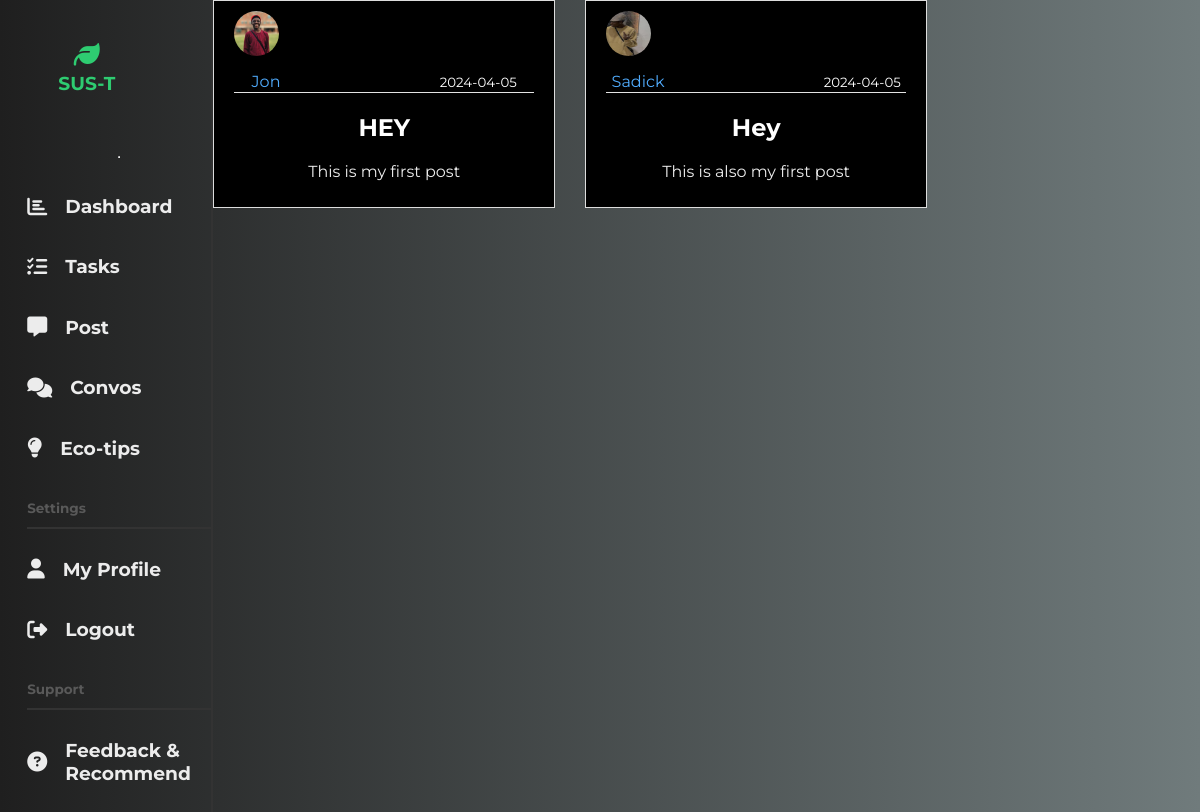
Screenshot of /convo with the database file from the repository.
### flaskapp/models.py (models this page shows, shortened)
class Post(db.Model):
    id = db.Column(db.Integer, primary_key=True)
    title = db.Column(db.String(100), nullable=False)
    date_posted = db.Column(db.DateTime, nullable=False, default=datetime.utcnow)
    content = db.Column(db.Text, nullable=False)
    user_id = db.Column(db.Integer, db.ForeignKey('user.id'), nullable=False)

class User(db.Model, UserMixin):
    id = db.Column(db.Integer, primary_key=True)
    username = db.Column(db.String(20), unique=True, nullable=False)
    email = db.Column(db.String(120), unique=True, nullable=False)
    image_file = db.Column(db.String(20), nullable=False,
                           default='default.jpg')
    password = db.Column(db.String(60), nullable=False)
    tasks = db.relationship('Task', backref='creator', lazy=True)
    posts = db.relationship('Post', backref='author', lazy=True)

### flaskapp/routes.py (the view)
@app.route("/convo")
def convo():
    posts = Post.query.all()
    return render_template('convo.html', posts=posts)

### flaskapp/Templates/convo.html (shortened to what this page needs)
{% extends "layout.html" %}
{% block mainheader %}
{% for post in posts %}
  <section class="content-section">
    <div class="rounded-image">
      <img class="article-img" src="{{ url_for('static', filename='images/' + post.author.image_file) }}">
    </div>
    <div class="media-body">
      <div class="article-metadata">
        <a class="mr-2" href="#">{{ post.author.username }}</a>
        <small class="text-muted">{{ post.date_posted.strftime('%Y-%m-%d') }}</small>
      </div>
      <h2><a class="article-title" href="{{ url_for('post', post_id=post.id) }}">{{ post.title }}</a></h2>
      <p class="article-content">{{ post.content }}</p>
    </div>
  </section>
    {% endfor %}
{% endblock mainheader %}

### flaskapp/static/styles/profile.css (style rules this page uses)
* { font-family: "Montserrat", sans-serif; }
body { margin: 0; padding: 0; color: #ececec; background: #1f1f1f; }
main a { text-decoration: none; width: 70%; margin: 0; padding: 0; color: #333; }

### flaskapp/static/styles/dashboard.css (style rules this page uses)
* { font-family: "Montserrat", sans-serif; }
body { margin: 0; padding: 0; color: #ececec; background: #1f1f1f; }

### flaskapp/static/styles/convo.css (style rules this page uses)
body { background: #2ECC71; color: black; margin-top: 5rem; }
.content-section { background: black; padding: 10px 20px; border: 1px solid #dddddd; width: 25%; height: 100%; display: flex; text-align: center; flex-direction: column; justify-content: space-evenly; margin-right: 30px; }
.article-title { color: white; }
.article-content { white-space: pre-line; }
.article-img { height: 45px; width: 45px; border-radius: 50%; margin-right: 16px; }
.article-metadata { padding-bottom: 1px; margin-bottom: 4px; border-bottom: 1px solid #e3e3e3; color: white; }
.mr-2 { color: #50ACFE; margin-right: 155px; }
.rounded-image { height: 45px; width: 45px; margin-right: 20px; margin-bottom: 16px; }

### flaskapp/static/styles/tasks.css (style rules this page uses)
* { font-family: "Montserrat", sans-serif; }
body { margin: 0; padding: 0; color: #ececec; background: linear-gradient(to left, #707B7C , #1f1f1f ); }

### rows the page displays
Post: image_file (picture), author.username "Jon", date_posted "2024-04-05", title "HEY", content "This is my first post"
Post: image_file (picture), author.username "Sadick", date_posted "2024-04-05", title "Hey", content "This is also my first post"
